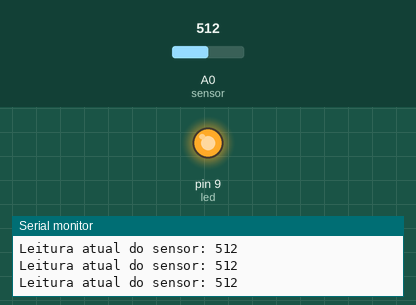
This sketch was run on a simulated Arduino Uno, built with avr-gcc and run on an emulated ATmega328P. Shown: output pins drawn as LEDs (lit = HIGH), the last lines printed to the serial monitor. Inputs (shaded band) come from the test bench; at power-on: A0 (sensor) = 512.

Above: at 1.2 s.
1.3 s: A0 (sensor) set to 589
2.8 s: A0 (sensor) set to 617
At 3.9 s:
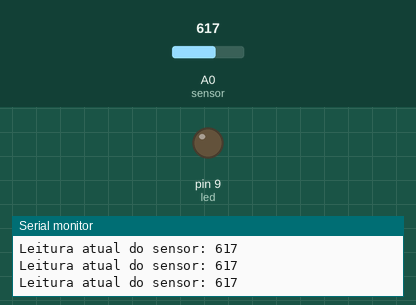
4.3 s: A0 (sensor) set to 590
At 5.0 s:
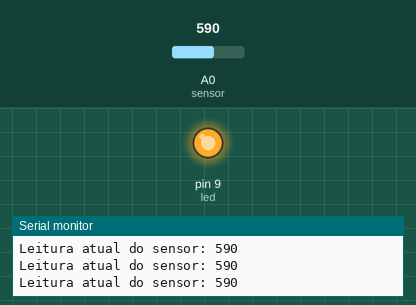
5.8 s: A0 (sensor) set to 610
At 6.2 s:
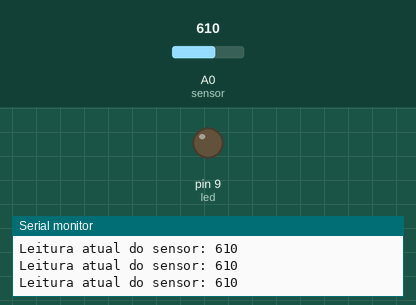
Timing chart, 0 to 8.3 s (numbered marks = the images above; inputs shaded):
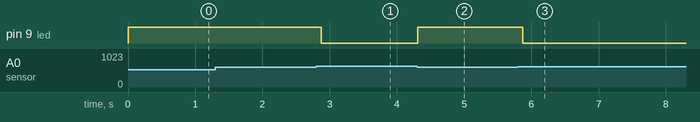

Measured:
- the behaviour switches between 599 and 600 on A0 (sensor) (found by bisection; images 0 and 1)
- after the input at 2.8 s, pin 9 (led): HIGH → LOW after 0.07 s
- after the input at 4.3 s, pin 9 (led): LOW → HIGH at once
- after the input at 5.8 s, pin 9 (led): HIGH → LOW after 0.07 s

The sketch:

main.ino
```cpp
int limiteDisparo = 600;
int led = 9;
int sensor = A0;
int sensorValue = 0;

void setup() {
  pinMode(led, OUTPUT);
  pinMode(sensor, INPUT);
  Serial.begin(9600);
}

void loop(){
  sensorValue = analogRead(sensor);
  if (sensorValue < limiteDisparo) {
      digitalWrite(led, HIGH);
  }
  else {
      digitalWrite(led,LOW);
  }

  Serial.print ("Leitura atual do sensor: ");
  Serial.println(sensorValue);
  delay(130);
}
```
